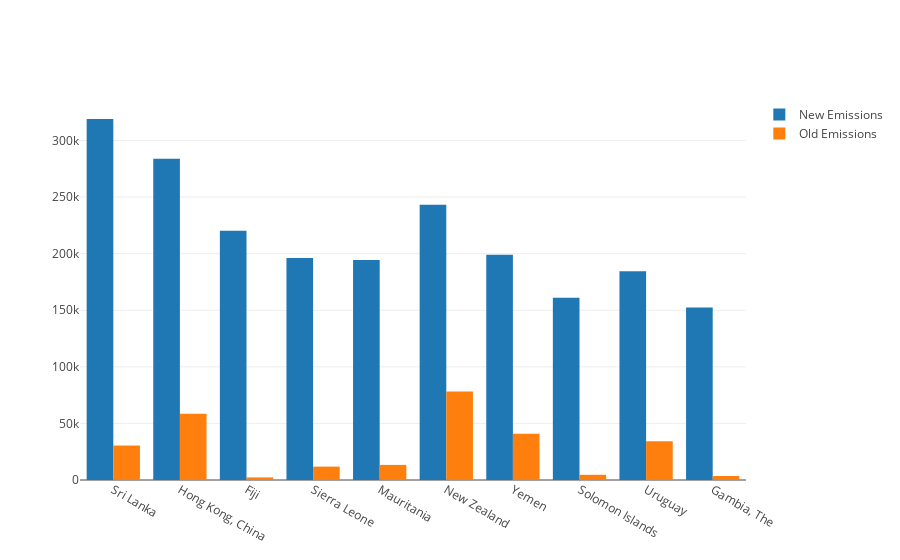

The code cell stored with this chart in its notebook:
### Code cell
import plotly.plotly as py
import plotly.graph_objs as go

#Max diff countries
plotly.offline.init_notebook_mode(connected=True)

trace1 = go.Bar(
    x=max_difference_countries['exporter'],
    y=max_difference_countries['NewEmissions'],
    name='New Emissions'
)

trace2 = go.Bar(
    x=max_difference_countries['exporter'],
    y=max_difference_countries['Total greenhouse gas emissions (kt of CO2 equivalent)'],
    name='Old Emissions'
)

data = [trace1, trace2]
layout = go.Layout(
    barmode='group'
)

fig = go.Figure(data=data, layout=layout)
plotly.offline.iplot(fig)

### Figure 1 — Plotly figure (JSON) as saved in the notebook; plotly's stock layout.template omitted (floating-point values rounded to 4 significant figures)
{"data": [{"name": "New Emissions", "type": "bar", "x": ["Sri Lanka", "Hong Kong, China", "Fiji", "Sierra Leone", "Mauritania", "New Zealand", "Yemen", "Solomon Islands", "Uruguay", "Gambia, The"], "y": [319000.0, 283800.0, 220300.0, 196200.0, 194500.0, 243200.0, 199100.0, 161100.0, 184500.0, 152400.0]}, {"name": "Old Emissions", "type": "bar", "x": ["Sri Lanka", "Hong Kong, China", "Fiji", "Sierra Leone", "Mauritania", "New Zealand", "Yemen", "Solomon Islands", "Uruguay", "Gambia, The"], "y": [30450.0, 58630.0, 2258.0, 11810.0, 13340.0, 78130.0, 40920.0, 4591.0, 34240.0, 3529.0]}], "layout": {"barmode": "group"}}
